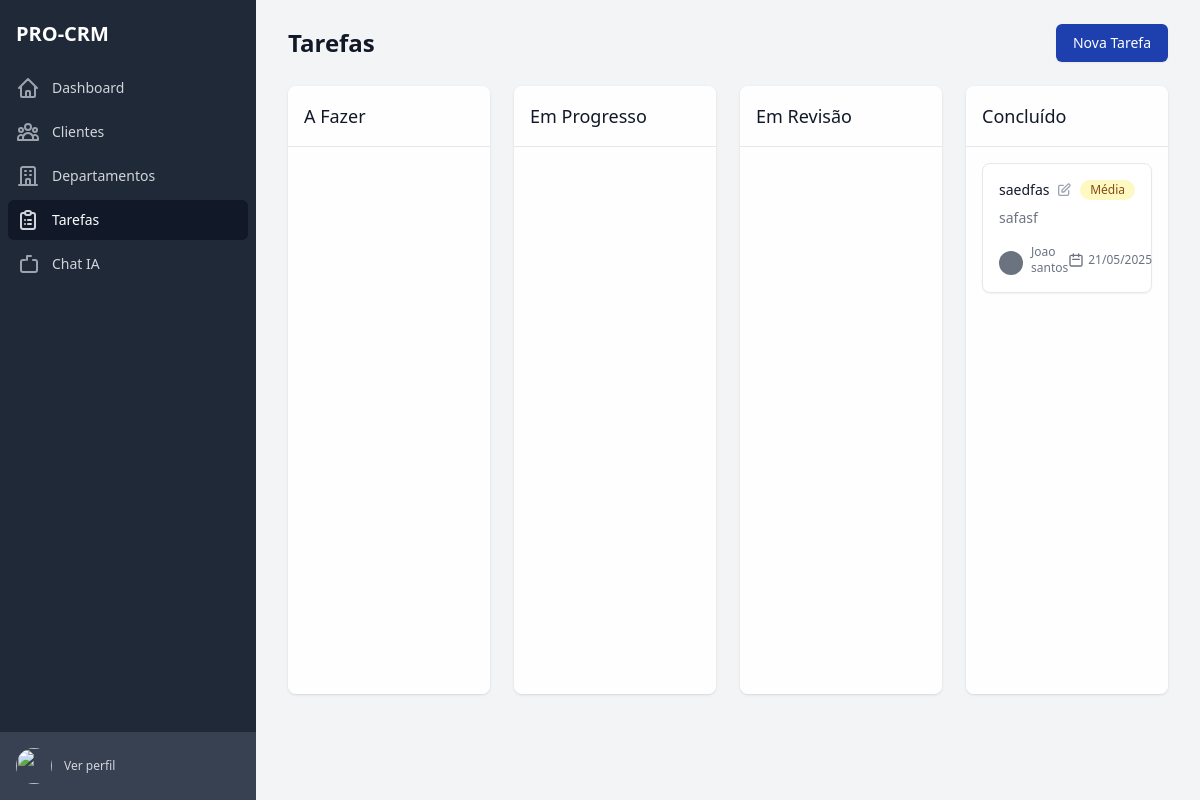
/tasks/, run on the app's committed database.
### apps/tasks/models.py (models this page shows, shortened)
class Task(BaseModel):
    STATUS_CHOICES = [
        ('todo', 'A Fazer'),
        ('in_progress', 'Em Progresso'),
        ('review', 'Em Revisão'),
        ('done', 'Concluído'),
    ]
    PRIORITY_CHOICES = [
        ('high', 'Alta'),
        ('medium', 'Média'),
        ('low', 'Baixa'),
    ]
    enterprise = models.ForeignKey(Enterprise, on_delete=models.CASCADE, verbose_name="Empresa")
    department = models.ForeignKey(Department, on_delete=models.CASCADE, verbose_name="Departamento")
    title = models.CharField(max_length=200, verbose_name="Título")
    description = models.TextField(verbose_name="Descrição")
    status = models.CharField(max_length=20, choices=STATUS_CHOICES, default='todo', verbose_name="Status")
    priority = models.CharField(max_length=20, choices=PRIORITY_CHOICES, default='medium', verbose_name="Prioridade")
    due_date = models.DateField(verbose_name="Data de Entrega")
    assigned_to = models.ForeignKey(User, on_delete=models.SET_NULL, null=True, related_name='assigned_tasks', verbose_name="Atribuído para")
    assigned_by = models.ForeignKey(User, on_delete=models.SET_NULL, null=True, related_name='created_tasks', verbose_name="Atribuído por")
    class Meta:
        ordering = ['-created_at']
        verbose_name = "Tarefa"
        verbose_name_plural = "Tarefas"

### apps/accounts/models.py (models this page shows, shortened)
class CustomUser(AbstractUser):
    id = models.UUIDField(primary_key=True, default=uuid.uuid4, editable=False)
    enterprise = models.ForeignKey(Enterprise, on_delete=models.CASCADE, null=True, blank=True)
    cpf = models.CharField(
        max_length=14,
        blank=True,
        null=True,
        verbose_name='CPF',
        help_text='Digite o CPF no formato XXX.XXX.XXX-XX'
    )
    phone = models.CharField(
        max_length=15,
        blank=True,
        null=True,
        verbose_name='Telefone',
        help_text='Digite o telefone no formato (XX) XXXXX-XXXX'
    )
    photo = models.ImageField(upload_to='users/photos/', null=True, blank=True, verbose_name='Foto')
    groups = models.ManyToManyField(
        'auth.Group',
        verbose_name='groups',
        blank=True,
        help_text='The groups this user belongs to. A user will get all permissions granted to each of their groups.',
        related_name='custom_user_set',
        related_query_name='custom_user'
    )
    user_permissions = models.ManyToManyField(
        'auth.Permission',
        verbose_name='user permissions',
        blank=True,
        help_text='Specific permissions for this user.',
        related_name='custom_user_set',
        related_query_name='custom_user'
    )
    is_active = models.BooleanField(default=True)
    is_staff = models.BooleanField(default=False)
    is_superuser = models.BooleanField(default=False)
    created_at = models.DateTimeField(auto_now_add=True)
    updated_at = models.DateTimeField(auto_now=True)
    is_admin = models.BooleanField(default=True)
    class Meta:
        verbose_name = 'Usuário'
        verbose_name_plural = 'Usuários'
        ordering = ['username']

### apps/tasks/views.py (the view)
# urls.py: path('', views.kanban_board, name='kanban'),
def kanban_board(request):
    todo_tasks = Task.objects.filter(status='todo')
    in_progress_tasks = Task.objects.filter(status='in_progress')
    review_tasks = Task.objects.filter(status='review')
    done_tasks = Task.objects.filter(status='done')
    return render(request, 'tasks/kanban.html', {
        'todo_tasks': todo_tasks,
        'in_progress_tasks': in_progress_tasks,
        'review_tasks': review_tasks,
        'done_tasks': done_tasks,
    })

### apps/tasks/templates/tasks/kanban.html (shortened to what this page needs)
{% extends 'base.html' %}
{% load static %}
{% block content %}
<div class="flex h-screen bg-gray-100">
    {% include 'includes/sidebar.html' %}
    <div class="flex-1 flex flex-col overflow-hidden">
        <main class="flex-1 relative overflow-y-auto focus:outline-none">
            <div class="py-6">
                <div class="max-w-full mx-auto px-4 sm:px-6 md:px-8">
                    <div class="md:flex md:items-center md:justify-between mb-6">
                        <div class="flex-1 min-w-0">
                            <h1 class="text-2xl font-semibold text-gray-900">Tarefas</h1>
                        </div>
                        <div class="mt-4 flex md:mt-0 md:ml-4">
                            <a href="{% url 'tasks:create' %}" class="ml-3 inline-flex items-center px-4 py-2 border border-transparent rounded-md shadow-sm text-sm font-medium text-white bg-blue-800 hover:bg-blue-900 focus:outline-none focus:ring-2 focus:ring-offset-2 focus:ring-blue-500">
                                Nova Tarefa
                            </a>
                        </div>
                    </div>
                    <div class="grid grid-cols-1 gap-6 sm:grid-cols-2 lg:grid-cols-4 h-[calc(100vh-12rem)]">
                        <div class="bg-white/90 backdrop-blur-sm rounded-lg shadow h-full flex flex-col">
                            <div class="p-4 border-b border-gray-200">
                                <h2 class="text-lg font-medium text-gray-900">A Fazer</h2>
                            </div>
                            <div class="p-4 space-y-4 overflow-y-auto flex-1" id="todo">
                            </div>
                        </div>
                        <div class="bg-white/90 backdrop-blur-sm rounded-lg shadow h-full flex flex-col">
                            <div class="p-4 border-b border-gray-200">
                                <h2 class="text-lg font-medium text-gray-900">Em Progresso</h2>
                            </div>
                            <div class="p-4 space-y-4 overflow-y-auto flex-1" id="in_progress">
                            </div>
                        </div>
                        <div class="bg-white/90 backdrop-blur-sm rounded-lg shadow h-full flex flex-col">
                            <div class="p-4 border-b border-gray-200">
                                <h2 class="text-lg font-medium text-gray-900">Em Revisão</h2>
                            </div>
                            <div class="p-4 space-y-4 overflow-y-auto flex-1" id="review">
                            </div>
                        </div>
                        <div class="bg-white/90 backdrop-blur-sm rounded-lg shadow h-full flex flex-col">
                            <div class="p-4 border-b border-gray-200">
                                <h2 class="text-lg font-medium text-gray-900">Concluído</h2>
                            </div>
                            <div class="p-4 space-y-4 overflow-y-auto flex-1" id="done">
                                {% for task in done_tasks %}
                                <div class="bg-white rounded-lg border border-gray-200 shadow-sm hover:shadow-md transition-shadow duration-200" data-task-id="{{ task.id }}">
                                    <div class="p-4">
                                        <div class="flex items-start justify-between">
                                            <h3 class="text-sm font-medium text-gray-900">{{ task.title }}</h3>
                                            <div class="flex items-center space-x-2">
                                                <a href="{% url 'tasks:edit' task.id %}" class="text-gray-400 hover:text-blue-600 transition-colors duration-200">
                                                    <svg class="h-4 w-4" fill="none" stroke="currentColor" viewBox="0 0 24 24">
                                                        <path stroke-linecap="round" stroke-linejoin="round" stroke-width="2" d="M11 5H6a2 2 0 00-2 2v11a2 2 0 002 2h11a2 2 0 002-2v-5m-1.414-9.414a2 2 0 112.828 2.828L11.828 15H9v-2.828l8.586-8.586z" />
                                                    </svg>
                                                </a>
                                                <span class="inline-flex items-center px-2.5 py-0.5 rounded-full text-xs font-medium
                                                    {% if task.priority == 'high' %}bg-red-100 text-red-800
                                                    {% elif task.priority == 'medium' %}bg-yellow-100 text-yellow-800
                                                    {% else %}bg-green-100 text-green-800{% endif %}">
                                                    {{ task.get_priority_display }}
                                                </span>
                                            </div>
                                        </div>
                                        <p class="mt-2 text-sm text-gray-500 line-clamp-2">{{ task.description }}</p>
                                        <div class="mt-4 flex items-center justify-between">
                                            <div class="flex items-center space-x-2">
                                                {% if task.assigned_to %}
                                                <div class="flex-shrink-0">
                                                    <span class="inline-flex items-center justify-center h-6 w-6 rounded-full bg-gray-500">
                                                    </span>
                                                </div>
                                                <span class="text-xs text-gray-500">{{ task.assigned_to.get_full_name }}</span>
                                                {% endif %}
                                            </div>
                                            <div class="text-xs text-gray-500">
                                                <span class="flex items-center">
                                                    <svg class="h-4 w-4 mr-1" fill="none" stroke="currentColor" viewBox="0 0 24 24">
                                                        <path stroke-linecap="round" stroke-linejoin="round" stroke-width="2" d="M8 7V3m8 4V3m-9 8h10M5 21h14a2 2 0 002-2V7a2 2 0 00-2-2H5a2 2 0 00-2 2v12a2 2 0 002 2z" />
                                                    </svg>
                                                    {{ task.due_date|date:"d/m/Y" }}
                                                </span>
                                            </div>
                                        </div>
                                    </div>
                                </div>
                                {% endfor %}
                            </div>
                        </div>
                    </div>
                </div>
            </div>
        </main>
    </div>
</div>
{% block extra_css %}
<link rel="stylesheet" href="https://cdnjs.cloudflare.com/ajax/libs/dragula/3.7.3/dragula.min.css">
{% endblock %}
{% endblock %}

### data on the page
Task: title "saedfas", priority "Média", description "safasf", assigned_to.get_full_name "Joao santos", due_date "21/05/2025"
